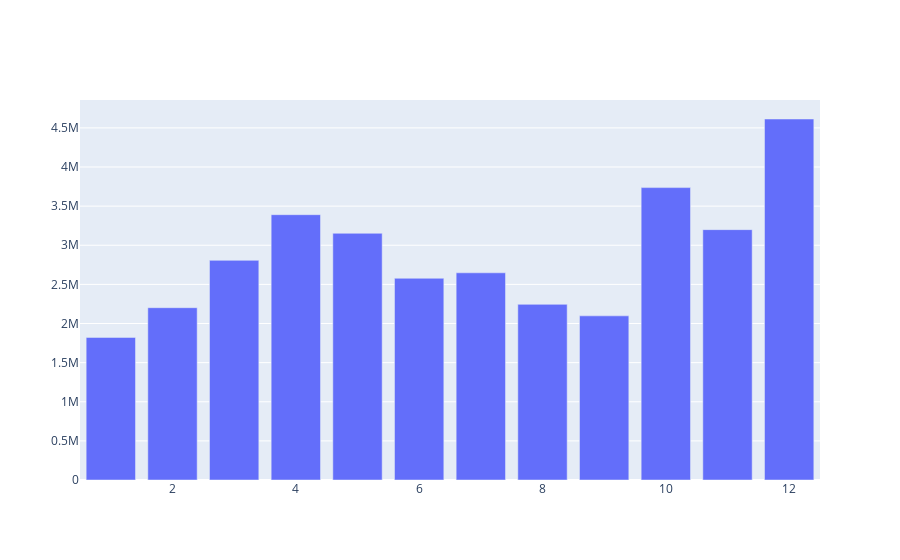

Notebook code cell kept with this figure:
### Code cell
months = [i for i in range(1,13)]

data = [go.Bar(
    x = months,
    y = best_sales_month['Sale']
)]

fig = go.Figure(data = data)
fig.show()

### Figure 1 — Plotly figure (JSON) as saved in the notebook; plotly's stock layout.template omitted (floating-point values rounded to 4 significant figures)
{"data": [{"type": "bar", "x": [1, 2, 3, 4, 5, 6, 7, 8, 9, 10, 11, 12], "y": [1822000.0, 2202000.0, 2807000.0, 3391000.0, 3153000.0, 2578000.0, 2648000.0, 2244000.0, 2098000.0, 3737000.0, 3200000.0, 4613000.0]}], "layout": {}}
